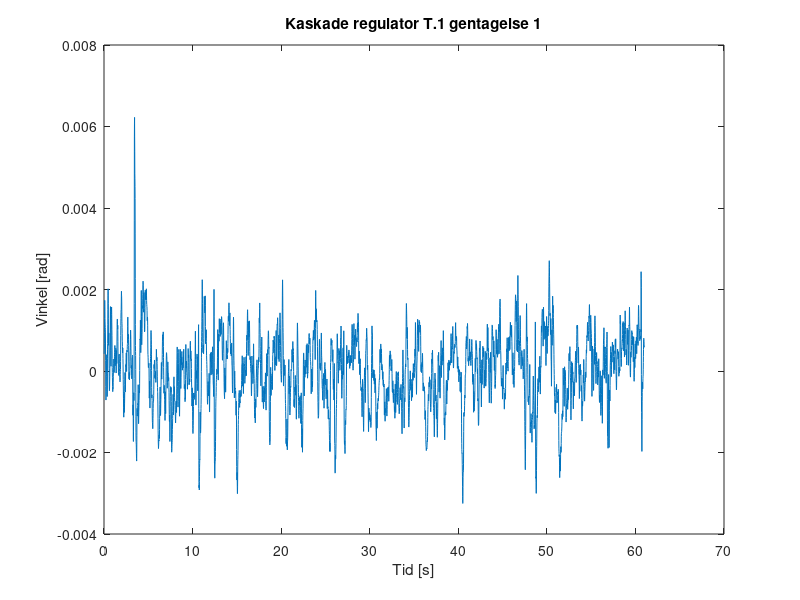

This chart was generated by the following MATLAB code: (Note: this script raises an error after producing the figure.)
%Der er 10 ms mellem hver sampling
clc
clear all
close all

load('dataKaskade.mat');


n=6100;
for i = 1:n
    tid(i) = 0.01 * i;
end





data(:,1)=dataKaskade(1:6100);
data(:,2)=dataKaskade(6101:12200);
data(:,3)=dataKaskade(12201:18300);
data(:,4)=dataKaskade(18301:24400);
data(:,5)=dataKaskade(24401:30500);
data(:,6)=dataKaskade(30501:36600);
data(:,7)=dataKaskade(36601:42700);
data(:,8)=dataKaskade(42701:48800);
data(:,9)=dataKaskade(48801:54900);
data(:,10)=dataKaskade(54901:61000);

for i = 1:10
    dataFilt(1,i) = data(1,i);
    dataFilt(2,i) = (data(1,i) + data(2,i))/2;
end

for i = 1:10
    for ii=1:6098
        dataFilt(ii+2,i)=(data(ii,i)+data(ii+1,i)+data(ii+2,i))/3;
    end
end


temp = zeros(10);




for i=1:10
    figure(i);
    plot(tid,dataFilt(:,i)-mean(dataFilt(:,i)));
    a=sprintf('Kaskade regulator T.1 gentagelse %d',i);
    title(a)
    ylabel("Vinkel [rad]");
    xlabel("Tid [s]");
    yline(0.0175);
    yline(-0.0175);
end



%plot(data);

